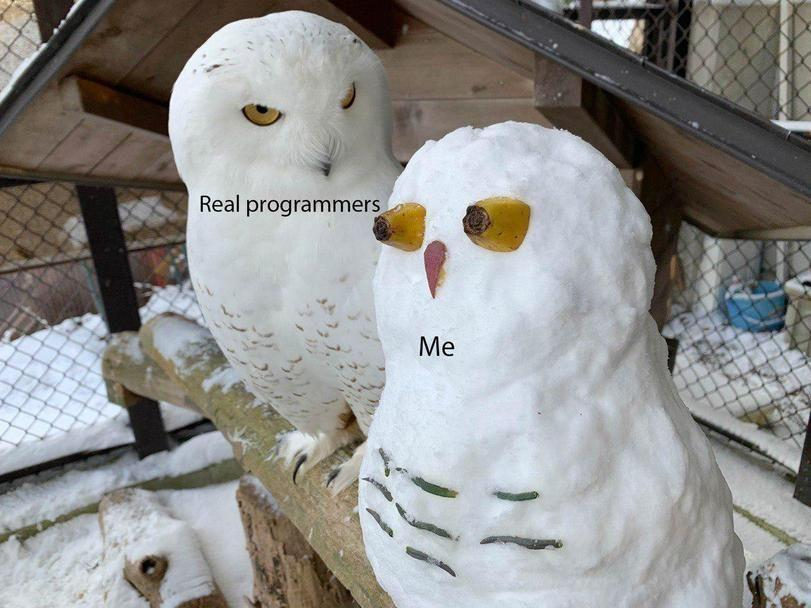
//> input picture 300_0penCV/1.jpeg, 811 x 608 px
$ ./5   (built with g++ and OpenCV 4)
//> lines starting //> are read from the running program, lines starting //| are printed output that depends on the picture
#include <opencv2/opencv.hpp>
#include <iostream>
using namespace std;
using namespace cv;
int main(int argc, char **argv)
{
    Mat src1 = imread("../1.jpeg", IMREAD_GRAYSCALE);
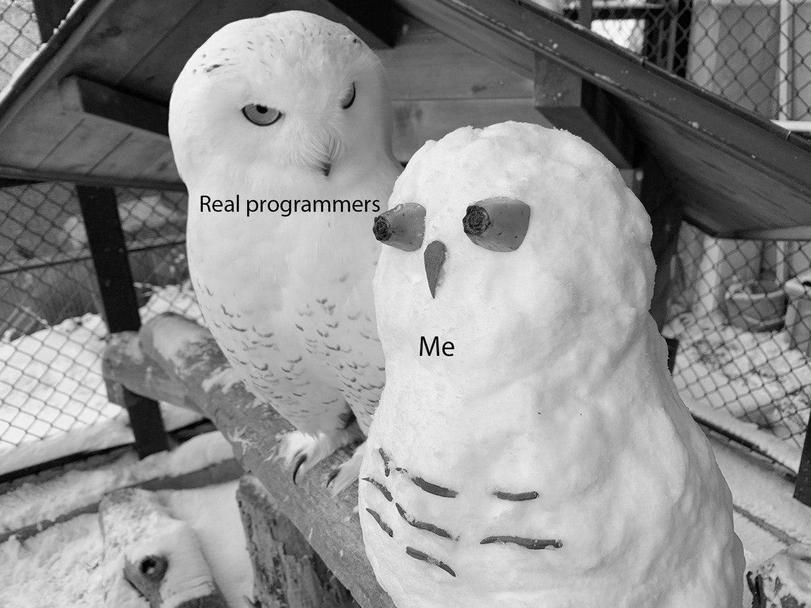
//> src1: 608 rows x 811 cols, CV_8UC1; min 0, max 255, mean 143.8
    uchar pixel1=src1.at<uchar>(0,0);
//> pixel1 = 193
    cout << "Значение пикселя (0,0): " << (unsigned int)pixel1 << endl;
//| Значение пикселя (0,0): 193
    Mat src2 = imread("../1.jpeg", IMREAD_COLOR);
//> src2 is the input picture: 608 rows x 811 cols, CV_8UC3; mean B, G, R 142.4, 143.9, 144.2
    Vec3b pixel2 = src2.at<Vec3b>(0,0);
//> pixel2 = [152, 189, 215]
    cout << "Компонента B пикселя (0,0):" << (unsigned int)pixel2[0] << endl;
//| Компонента B пикселя (0,0):152
    cout << "Компонента G пикселя (0,0):" << (unsigned int)pixel2[1] << endl;
//| Компонента G пикселя (0,0):189
    cout << "Компонента R пикселя (0,0):" << (unsigned int)pixel2[2] << endl;
//| Компонента R пикселя (0,0):215

    Mat M1(200, 200, CV_64F);
    Mat M(200, 200, CV_64F);
    for(int i = 0; i < M.rows; i++){
        for(int j = 0; j < M.cols; j++){
            M.at<double>(i,j)=CV_PI;
        }
    }
    imshow("main", M);
    waitKey(0); // Бесконечный цикл обработки событий
    imshow("main", M1);
    waitKey(0);
    return 0;
}
